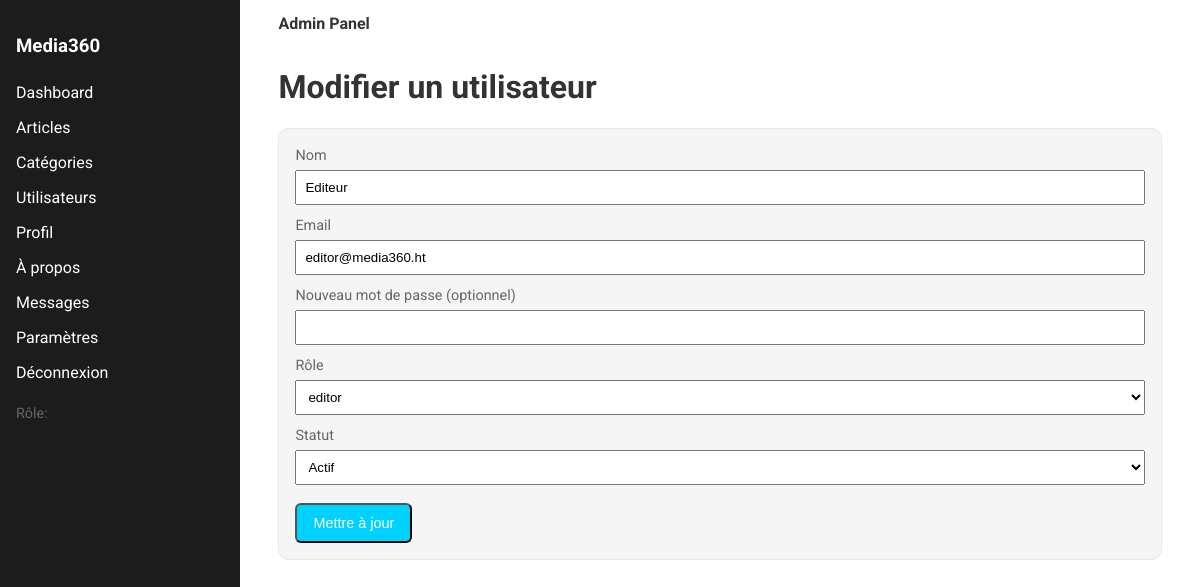
/admin/edit_user.php?id=2, run on the app's committed database.
### tables this page shows
CREATE TABLE users (
  id INT AUTO_INCREMENT PRIMARY KEY,
  name VARCHAR(100) NOT NULL,
  email VARCHAR(150) NOT NULL UNIQUE,
  password VARCHAR(255) NOT NULL,
  role_id INT NOT NULL,
  status ENUM('active','inactive') DEFAULT 'active',
  profile_image VARCHAR(255) DEFAULT NULL,
  last_login TIMESTAMP NULL,
  created_at TIMESTAMP DEFAULT CURRENT_TIMESTAMP,
  CONSTRAINT fk_users_role FOREIGN KEY (role_id) REFERENCES roles(id)
);

CREATE TABLE roles (
  id INT AUTO_INCREMENT PRIMARY KEY,
  name VARCHAR(50) NOT NULL,
  description TEXT,
  created_at TIMESTAMP DEFAULT CURRENT_TIMESTAMP
);

### admin/edit_user.php (the view, shortened to what this page needs)
<?php
require_once __DIR__ . '/includes/header.php';
$pdo = db();
$roles = [];
$id = (int)($_GET['id'] ?? 0);
$user = null;
if ($pdo) {
    $roles = $pdo->query("SELECT id, name FROM roles ORDER BY id ASC")->fetchAll();
    $stmt = $pdo->prepare("SELECT id, name, email, role_id, status FROM users WHERE id = :id LIMIT 1");
    $stmt->execute([':id' => $id]);
    $user = $stmt->fetch();
}
?>
<h1>Modifier un utilisateur</h1>
<form method="post" class="card" style="padding:16px;">
  <label class="meta">Nom</label>
  <input type="text" name="name" value="<?php echo e($user['name']); ?>" style="width:100%; padding:8px; margin:6px 0 10px;" />
  <label class="meta">Email</label>
  <input type="email" name="email" value="<?php echo e($user['email']); ?>" style="width:100%; padding:8px; margin:6px 0 10px;" />
  <label class="meta">Nouveau mot de passe (optionnel)</label>
  <input type="password" name="password" style="width:100%; padding:8px; margin:6px 0 10px;" />
  <label class="meta">Rôle</label>
  <select name="role_id" style="width:100%; padding:8px; margin:6px 0 10px;">
    <?php foreach ($roles as $r): ?>
      <option value="<?php echo e($r['id']); ?>" <?php echo ((int)$user['role_id'] === (int)$r['id']) ? 'selected' : ''; ?>><?php echo e($r['name']); ?></option>
    <?php endforeach; ?>
  </select>
  <label class="meta">Statut</label>
  <select name="status" style="width:100%; padding:8px; margin:6px 0 10px;">
    <option value="active" <?php echo ($user['status'] === 'active') ? 'selected' : ''; ?>>Actif</option>
  </select>
  <button class="btn" type="submit">Mettre à jour</button>
</form>
<?php include __DIR__ . '/includes/footer.php';

### assets/styles.css (style rules this page uses)
:root { --bg: #ffffff; --ink: #333333; --muted: #666666; --accent: #00d2ff; --card: #f5f5f5; --line: #e9e9e9; }
* { box-sizing: border-box; }
body { margin: 0; font-family: "Roboto", "Helvetica Neue", Arial, sans-serif; color: var(--ink); background: var(--bg); }
.card { background: var(--card); border: 1px solid var(--line); border-radius: 10px; overflow: hidden; transition: transform 0.2s ease, box-shadow 0.2s ease; }
.meta { color: var(--muted); font-size: 0.9rem; }
.btn { display: inline-block; margin-top: 8px; background: var(--accent); color: #fff; padding: 10px 16px; border-radius: 6px; font-size: 0.9rem; transition: background-color 0.2s ease, color 0.2s ease, border 0.2s ease; }

### data on the page
users: name "Editeur", email "editor@media360.ht", role_id "editor", status "Actif"
